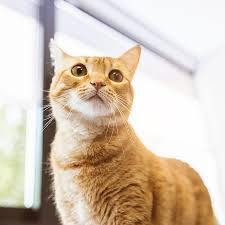
#> input picture modules/gatos/gato1.jpg, 225 x 225 px; its folder holds 4 pictures in this run
$ python -i comprobacion_2.py   (imports and definitions only)
#> lines starting #> are read from the running program, lines starting #| are printed output that depends on the picture
import streamlit as st
import os
import numpy as np
from PIL import Image
from sklearn.model_selection import train_test_split
from sklearn.neural_network import MLPClassifier
from sklearn.metrics import accuracy_score

# --- Configuración global ---
TAMANO = (64, 64)

# Obtener la carpeta donde está este script (modules/)
script_dir = os.path.dirname(os.path.abspath(__file__))


# --- Función para cargar imágenes ---
def cargar_imagenes(carpeta_rel, etiqueta):
    """Carga imágenes desde `modules/<carpeta_rel>` o `modules/ejer05/<carpeta_rel>`.

    Devuelve dos listas: arrays de imagen y etiquetas.
    """
#> called with carpeta_rel = 'gatos', etiqueta = 1
    carpeta_abs = os.path.join(script_dir, carpeta_rel)
    # Si no existe en modules/, buscar dentro de modules/ejer05/
    if not os.path.exists(carpeta_abs):
        carpeta_abs = os.path.join(script_dir, 'ejer05', carpeta_rel)

    imagenes = []
    etiquetas = []

    try:
        for archivo in os.listdir(carpeta_abs):
            ruta = os.path.join(carpeta_abs, archivo)
            try:
                img = Image.open(ruta).convert('L').resize(TAMANO)  # Blanco y negro
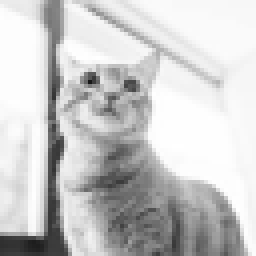
#> img: PIL image 64x64 L (shown 4 times larger); min 24, max 255, mean 201.6
                img_array = np.array(img).flatten() / 255.0
#> img_array = 4096 values, max 1 at index 920, min 0.0941 at index 1302, mean 0.79
                imagenes.append(img_array)
                etiquetas.append(etiqueta)
            except Exception as e:
                # No detener el proceso por una imagen corrupta
                st.warning(f"Error al procesar {ruta}: {e}")
#> pass 2 of the loop in cargar_imagenes, `for archivo in os.listdir(carpeta_abs):`:
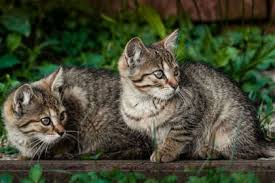
#> input picture modules/gatos/gato10.jpg, 275 x 183 px
#> in cargar_imagenes, `img = Image.open(ruta).convert('L').resize(TAMANO)`:
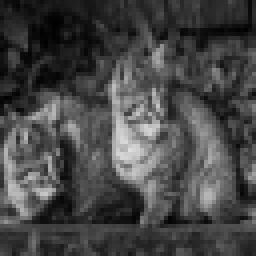
#> img: PIL image 64x64 L (shown 4 times larger); min 1, max 222, mean 70.1
#> img_array = 4096 values, max 0.871 at index 2400, min 0.00392 at index 334, mean 0.275
#> pass 3 of the loop in cargar_imagenes, `for archivo in os.listdir(carpeta_abs):`:
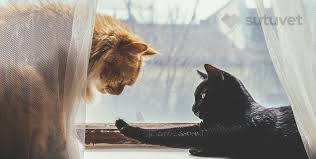
#> input picture modules/gatos/gato11.jpg, 316 x 159 px
#> in cargar_imagenes, `img = Image.open(ruta).convert('L').resize(TAMANO)`:
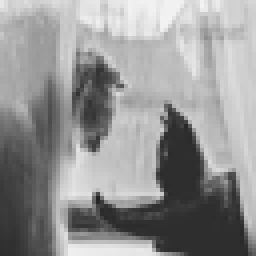
#> img: PIL image 64x64 L (shown 4 times larger); min 33, max 243, mean 148
#> img_array = 4096 values, max 0.953 at index 108, min 0.129 at index 3160, mean 0.581
#> the loop made 4 passes; the first 3 are shown
    except FileNotFoundError:
        st.error(f"⚠️ Carpeta '{carpeta_abs}' no encontrada.")
        return [], []

    return imagenes, etiquetas


# --- Entrenar el modelo (cacheado) ---
@st.cache_resource
def entrenar_modelo():
    """Carga datos y entrena un MLP simple. Devuelve el modelo o None si falla."""
    st.info("Entrenando el modelo... Esto puede tardar unos segundos.")

    X_gato, y_gato = cargar_imagenes('gatos', 1)
    X_no_gato, y_no_gato = cargar_imagenes('no_gatos', 0)

    if len(X_gato) == 0 or len(X_no_gato) == 0:
        st.error("No se pudieron cargar suficientes imágenes para entrenar.")
#> (this line was passed over: streamlit is not available in this run)
        return None

    X = np.array(X_gato + X_no_gato)
    y = np.array(y_gato + y_no_gato)

    # Dividir entre entrenamiento y prueba
    X_train, X_test, y_train, y_test = train_test_split(X, y, test_size=0.3, random_state=42)

    # Crear y entrenar el modelo
    mlp = MLPClassifier(hidden_layer_sizes=(32,), max_iter=500, random_state=42)
    mlp.fit(X_train, y_train)

    # Mostrar métricas de entrenamiento
    y_pred = mlp.predict(X_test)
    acc = accuracy_score(y_test, y_pred)
    st.success(f"✅ Modelo entrenado con Accuracy: {acc:.2f}")

    return mlp


# --- Función para predecir con una imagen ---
def predecir_con_imagen(modelo, ruta_imagen):
    if modelo is None:
        st.error("❌ El modelo no está disponible. Revisa el entrenamiento.")
        return None, None

    try:
        img = Image.open(ruta_imagen).convert('L').resize(TAMANO)
        img_array = np.array(img).flatten() / 255.0
        prediccion = modelo.predict([img_array])[0]
        proba = None
        # predict_proba puede no estar disponible para ciertos clasificadores, manejarlo
        if hasattr(modelo, 'predict_proba'):
            proba = modelo.predict_proba([img_array])[0]
        return prediccion, proba
    except Exception as e:
        st.error(f"❌ Error al procesar la imagen: {e}")
        st.exception(e)  # Muestra el traceback completo en la UI
        return None, None


# --- Interfaz de Streamlit ---
def mostrar_comprobacion():
    st.markdown(
        """
        <h2 style="text-align: center; font-weight: bold; font-size: 28px; color: #333;">
            Capítulo 11 - Implementando un ANN-MLP classificador
        </h2>
        """,
        unsafe_allow_html=True
    )

    # Intentar obtener el modelo cacheado (entrena si es la primera vez)
    modelo = entrenar_modelo()
    if modelo is None:
        st.warning("El modelo no está disponible: no se han encontrado las carpetas de imágenes necesarias para entrenar.")
#> (this line was passed over: streamlit is not available in this run)
        st.info("Coloca las carpetas 'gatos' y 'no_gatos' dentro de 'modules/' o 'modules/ejer05/' y pulsa 'Entrenar modelo' para intentarlo de nuevo.")
#> (this line was passed over: streamlit is not available in this run)
#> (the run stopped early here; a loop or call above may not have finished)
